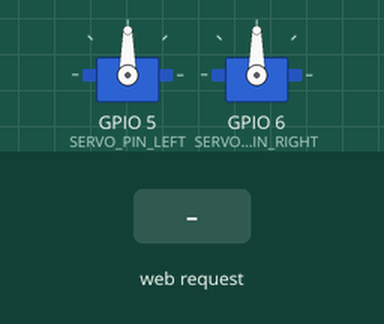
This sketch was run on a simulated ESP32. Parts: 2 × servo. The test bench sets the inputs (shaded band). What the sketch prints to the serial monitor is not drawn.

Above: at 1.2 s.
1.3 s: HTTP request GET /control?servo=left received
At 2.2 s:
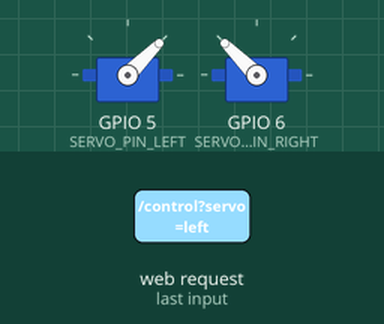
2.8 s: HTTP request GET /control?servo=right received
At 3.4 s:
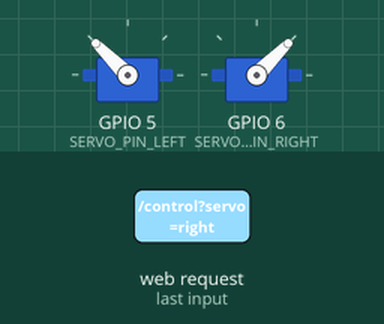
4.3 s: HTTP request GET /control?servo=neutral received
At 5.7 s:
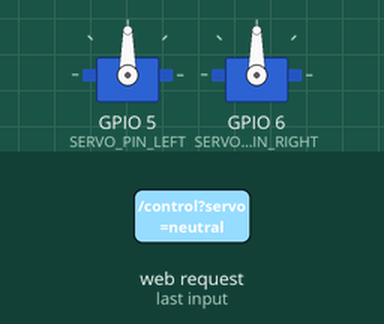
Timing chart, 0 to 7.3 s (numbered marks = the images above; inputs shaded):
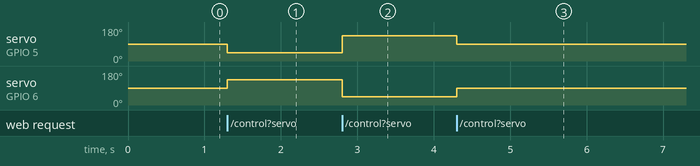

The sketch:

tank_32.ino
```cpp
#include <WiFi.h>
#include <ESPAsyncWebServer.h>
#include <ESP32Servo.h>

// Definições dos pinos
#define SERVO_PIN_LEFT 5  // Pino do servo da frente
#define SERVO_PIN_RIGHT 6 // Pino do servo de trás

// Definições da rede WiFi
const char *ssid = "ESP32-AP";
const char *password = "12345678";

// Criação dos servos
Servo servoLeft;
Servo servoRight;

// Criação do servidor web
AsyncWebServer server(80);

void setup() {
  // Inicialização dos servos
  servoLeft.attach(SERVO_PIN_LEFT);
  servoRight.attach(SERVO_PIN_RIGHT);

  // Configura os servos para a posição neutra (90 graus)
  servoLeft.write(90);
  servoRight.write(90);

  // Configuração do modo Access Point
  WiFi.softAP(ssid, password);
  Serial.begin(115200);
  Serial.println("Access Point criado");
  Serial.print("IP: ");
  Serial.println(WiFi.softAPIP());

  // Rota para a página principal
  server.on("/", HTTP_GET, [](AsyncWebServerRequest *request) {
    String html = "<!DOCTYPE html><html><head><title>Controle de Servos</title></head><body>";
    html += "<h1>Controle dos Servo Motores</h1>";
    html += "<button onclick=\"sendData('left')\">Mover Esquerda</button>";
    html += "<button onclick=\"sendData('right')\">Mover Direita</button>";
    html += "<button onclick=\"sendData('neutral')\">Posição Neutra</button>";
    html += "<script>function sendData(action){fetch('/control?servo='+action);}</script>";
    html += "</body></html>";
    request->send(200, "text/html", html);
  });

  // Rota para o controle dos servos
  server.on("/control", HTTP_GET, [](AsyncWebServerRequest *request) {
    if (request->hasParam("servo")) {
      String servoAction = request->getParam("servo")->value();
      if (servoAction == "left") {
        servoLeft.write(45);   // Mover o servo da frente para a esquerda
        servoRight.write(135); // Mover o servo de trás para a direita
      } else if (servoAction == "right") {
        servoLeft.write(135);  // Mover o servo da frente para a direita
        servoRight.write(45);  // Mover o servo de trás para a esquerda
      } else if (servoAction == "neutral") {
        servoLeft.write(90);   // Voltar para a posição neutra
        servoRight.write(90);
      }
    }
    request->send(200, "text/plain", "OK");
  });

  // Inicia o servidor
  server.begin();
}

void loop() {
  // Não há necessidade de código aqui para este exemplo
}
```

Measured:
- after the input at 1.3 s, servo on GPIO 5 (SERVO_PIN_LEFT): 90° → 45° at once; servo on GPIO 6 (SERVO_PIN_RIGHT): 90° → 135° at once
- after the input at 2.8 s, servo on GPIO 5 (SERVO_PIN_LEFT): 45° → 135° at once; servo on GPIO 6 (SERVO_PIN_RIGHT): 135° → 45° at once
- after the input at 4.3 s, servo on GPIO 5 (SERVO_PIN_LEFT): 135° → 90° at once; servo on GPIO 6 (SERVO_PIN_RIGHT): 45° → 90° at once
